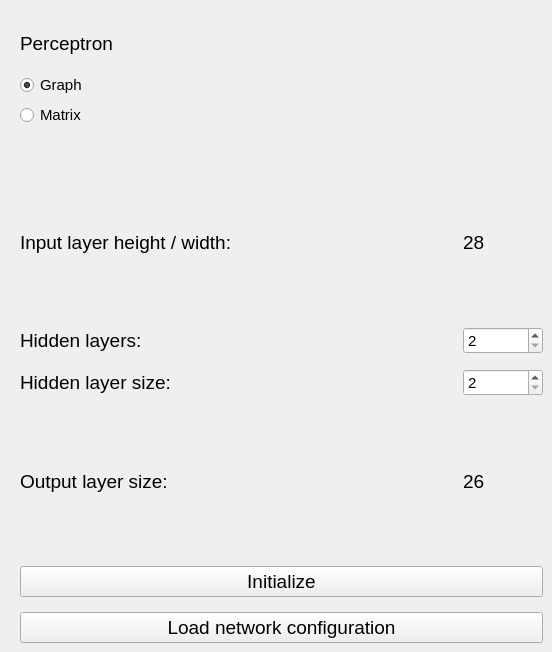
    <widget class="QWidget" name="tabInit">
     <attribute name="title">
      <string>Setup</string>
     </attribute>
     <widget class="QWidget" name="verticalLayoutWidget">
      <property name="geometry">
       <rect>
        <x>20</x>
        <y>20</y>
        <width>161</width>
        <height>107</height>
       </rect>
      </property>
      <layout class="QVBoxLayout" name="verticalLayout_2">
       <item>
        <widget class="QLabel" name="label">
         <property name="font">
          <font>
           <pointsize>14</pointsize>
          </font>
         </property>
         <property name="text">
          <string>Perceptron</string>
         </property>
        </widget>
       </item>
       <item>
        <widget class="QRadioButton" name="rbtnGraph">
         <property name="font">
          <font>
           <pointsize>11</pointsize>
          </font>
         </property>
         <property name="text">
          <string>Graph</string>
         </property>
         <property name="checked">
          <bool>true</bool>
         </property>
        </widget>
       </item>
       <item>
        <widget class="QRadioButton" name="rbtnMatrix">
         <property name="font">
          <font>
           <pointsize>11</pointsize>
          </font>
         </property>
         <property name="text">
          <string>Matrix</string>
         </property>
        </widget>
       </item>
      </layout>
     </widget>
     <widget class="QWidget" name="layoutWidget">
      <property name="geometry">
       <rect>
        <x>20</x>
        <y>172</y>
        <width>523</width>
        <height>471</height>
       </rect>
      </property>
      <layout class="QVBoxLayout" name="verticalLayout_3">
       <property name="spacing">
        <number>15</number>
       </property>
       <item>
        <layout class="QHBoxLayout" name="horizontalLayout">
         <property name="spacing">
          <number>10</number>
         </property>
         <item>
          <widget class="QLabel" name="lblLayerIn">
           <property name="sizePolicy">
            <sizepolicy hsizetype="Preferred" vsizetype="Preferred">
             <horstretch>0</horstretch>
             <verstretch>0</verstretch>
            </sizepolicy>
           </property>
           <property name="minimumSize">
            <size>
             <width>300</width>
             <height>0</height>
            </size>
           </property>
           <property name="baseSize">
            <size>
             <width>300</width>
             <height>0</height>
            </size>
           </property>
           <property name="font">
            <font>
             <pointsize>14</pointsize>
            </font>
           </property>
           <property name="text">
            <string>Input layer height / width:</string>
           </property>
          </widget>
         </item>
         <item>
          <widget class="QLabel" name="num_neurons_input">
           <property name="sizePolicy">
            <sizepolicy hsizetype="Fixed" vsizetype="Preferred">
             <horstretch>0</horstretch>
             <verstretch>0</verstretch>
            </sizepolicy>
           </property>
           <property name="minimumSize">
            <size>
             <width>80</width>
             <height>0</height>
            </size>
           </property>
           <property name="font">
            <font>
             <pointsize>14</pointsize>
            </font>
           </property>
           <property name="text">
            <string>28</string>
           </property>
          </widget>
         </item>
        </layout>
       </item>
       <item>
        <layout class="QHBoxLayout" name="horizontalLayout_2">
         <item>
          <widget class="QLabel" name="lblLayersNum">
           <property name="sizePolicy">
            <sizepolicy hsizetype="Preferred" vsizetype="Preferred">
             <horstretch>0</horstretch>
             <verstretch>0</verstretch>
            </sizepolicy>
           </property>
           <property name="minimumSize">
            <size>
             <width>300</width>
             <height>0</height>
            </size>
           </property>
           <property name="baseSize">
            <size>
             <width>300</width>
             <height>0</height>
            </size>
           </property>
           <property name="font">
            <font>
             <pointsize>14</pointsize>
            </font>
           </property>
           <property name="text">
            <string>Hidden layers:</string>
           </property>
          </widget>
         </item>
         <item>
          <widget class="QSpinBox" name="num_layers_hidden">
           <property name="sizePolicy">
            <sizepolicy hsizetype="Fixed" vsizetype="Fixed">
             <horstretch>0</horstretch>
             <verstretch>0</verstretch>
            </sizepolicy>
           </property>
           <property name="minimumSize">
            <size>
             <width>80</width>
             <height>0</height>
            </size>
           </property>
           <property name="font">
            <font>
             <pointsize>11</pointsize>
            </font>
           </property>
           <property name="minimum">
            <number>2</number>
           </property>
           <property name="maximum">
            <number>5</number>
           </property>
          </widget>
         </item>
        </layout>
       </item>
       <item>
        <layout class="QHBoxLayout" name="horizontalLayout_3">
         <item>
          <widget class="QLabel" name="lblLayer1">
           <property name="sizePolicy">
            <sizepolicy hsizetype="Preferred" vsizetype="Preferred">
             <horstretch>0</horstretch>
             <verstretch>0</verstretch>
            </sizepolicy>
           </property>
           <property name="minimumSize">
            <size>
             <width>300</width>
             <height>0</height>
            </size>
           </property>
           <property name="baseSize">
            <size>
             <width>300</width>
             <height>0</height>
            </size>
           </property>
           <property name="font">
            <font>
             <pointsize>14</pointsize>
            </font>
           </property>
           <property name="text">
            <string>Hidden layer size:</string>
           </property>
          </widget>
         </item>
         <item>
          <widget class="QSpinBox" name="num_neurons_hidden">
           <property name="sizePolicy">
            <sizepolicy hsizetype="Fixed" vsizetype="Fixed">
             <horstretch>0</horstretch>
             <verstretch>0</verstretch>
            </sizepolicy>
           </property>
           <property name="minimumSize">
            <size>
             <width>80</width>
             <height>0</height>
            </size>
           </property>
           <property name="font">
            <font>
             <pointsize>11</pointsize>
            </font>
           </property>
           <property name="minimum">
            <number>2</number>
           </property>
           <property name="maximum">
            <number>1000</number>
           </property>
           <property name="stepType">
            <enum>QAbstractSpinBox::AdaptiveDecimalStepType</enum>
           </property>
          </widget>
         </item>
        </layout>
       </item>
       <item>
        <layout class="QHBoxLayout" name="horizontalLayout_8">
         <item>
          <widget class="QLabel" name="lblLayerOut">
           <property name="sizePolicy">
            <sizepolicy hsizetype="Preferred" vsizetype="Preferred">
             <horstretch>0</horstretch>
             <verstretch>0</verstretch>
            </sizepolicy>
           </property>
           <property name="minimumSize">
            <size>
             <width>300</width>
             <height>0</height>
            </size>
           </property>
           <property name="baseSize">
            <size>
             <width>300</width>
             <height>0</height>
            </size>
           </property>
           <property name="font">
            <font>
             <pointsize>14</pointsize>
            </font>
           </property>
           <property name="text">
            <string>Output layer size:</string>
           </property>
          </widget>
         </item>
         <item>
          <widget class="QLabel" name="num_neurons_out">
           <property name="sizePolicy">
            <sizepolicy hsizetype="Fixed" vsizetype="Preferred">
             <horstretch>0</horstretch>
             <verstretch>0</verstretch>
            </sizepolicy>
           </property>
           <property name="minimumSize">
            <size>
             <width>80</width>
             <height>0</height>
            </size>
           </property>
           <property name="font">
            <font>
             <pointsize>14</pointsize>
            </font>
           </property>
           <property name="text">
            <string>26</string>
           </property>
          </widget>
         </item>
        </layout>
       </item>
       <item>
        <widget class="QPushButton" name="btnInit">
         <property name="sizePolicy">
          <sizepolicy hsizetype="Preferred" vsizetype="Fixed">
           <horstretch>0</horstretch>
           <verstretch>0</verstretch>
          </sizepolicy>
         </property>
         <property name="font">
          <font>
           <pointsize>14</pointsize>
          </font>
         </property>
         <property name="text">
          <string>Initialize</string>
         </property>
        </widget>
       </item>
       <item>
        <widget class="QPushButton" name="btnLoadNetworkConfiguration">
         <property name="sizePolicy">
          <sizepolicy hsizetype="Preferred" vsizetype="Fixed">
           <horstretch>0</horstretch>
           <verstretch>0</verstretch>
          </sizepolicy>
         </property>
         <property name="font">
          <font>
           <pointsize>14</pointsize>
          </font>
         </property>
         <property name="text">
          <string>Load network configuration</string>
         </property>
        </widget>
       </item>
      </layout>
     </widget>
    </widget>
